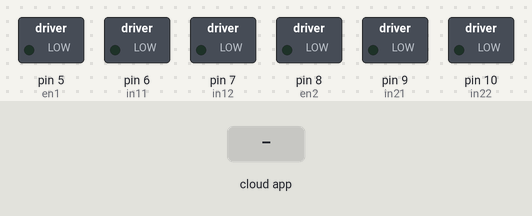
This sketch was run on a simulated Arduino Uno, built with avr-gcc and run on an emulated ATmega328P. Shown: switched loads named in the sketch (green lamp = pin HIGH). Inputs (shaded band) come from the test bench. The ROS host is connected and sends only what is stated.

Above: at 1.2 s.
1.3 s: the phone or cloud app sets fw to 0
At 2.3 s:
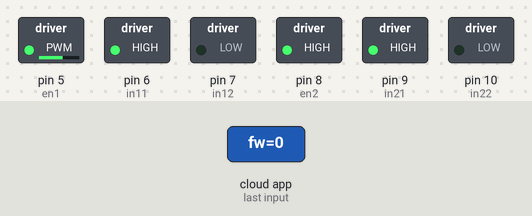
2.8 s: the phone or cloud app sets bw to 0
At 3.5 s:
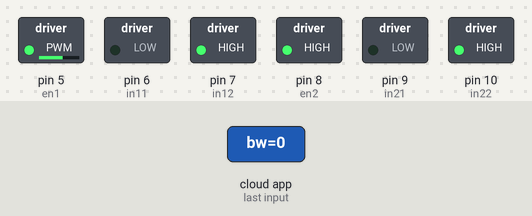
4.3 s: the phone or cloud app sets lw to 0
At 4.6 s:
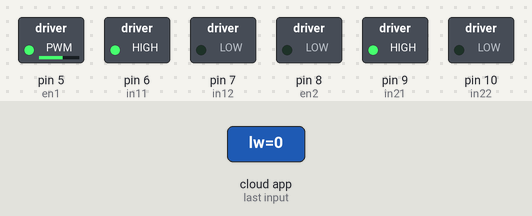
5.8 s: the phone or cloud app sets fw to 1
At 7.0 s:
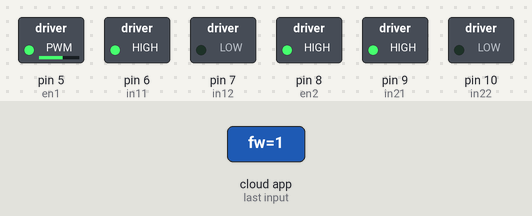
7.3 s: the phone or cloud app sets bw to 1
At 8.1 s:
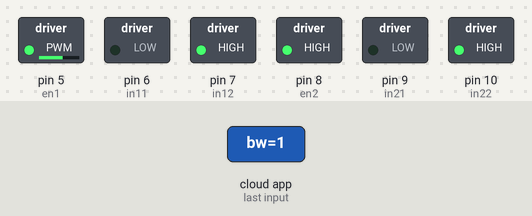
Timing chart, 0 to 9.8 s (numbered marks = the images above; inputs shaded):
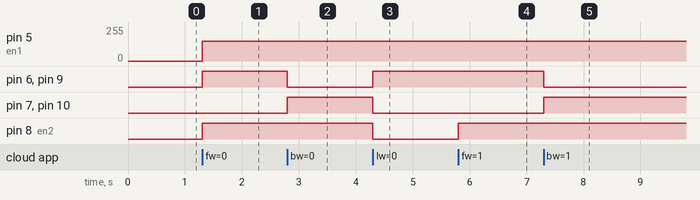

Measured:
- after the input at 1.3 s, pin 5 (en1): 0/255 → 150/255 at once; pin 6 (in11), pin 8 (en2), pin 9 (in21): LOW → HIGH at once
- after the input at 2.8 s, pin 6 (in11), pin 9 (in21): HIGH → LOW at once; pin 7 (in12), pin 10 (in22): LOW → HIGH at once
- after the input at 4.3 s, pin 6 (in11), pin 9 (in21): LOW → HIGH at once; pin 7 (in12), pin 8 (en2), pin 10 (in22): HIGH → LOW at once
- after the input at 5.8 s, pin 8 (en2): LOW → HIGH at once
- after the input at 7.3 s, pin 6 (in11), pin 9 (in21): HIGH → LOW at once; pin 7 (in12), pin 10 (in22): LOW → HIGH at once

The sketch:

ros_motor_fw_bw_lw.ino
```cpp
#include <ros.h>
#include <std_msgs/Empty.h>

const int en1 = 5;
const int in11 = 6;
const int in12 = 7;

const int en2 = 8;
const int in21 = 9;
const int in22 = 10;

ros::NodeHandle nh;
void backword(const std_msgs::Empty& toggle_msg)
{
  analogWrite(en1, 150);
  digitalWrite(in11,LOW);
  digitalWrite(in12,HIGH);

  analogWrite(en2, 150);
  digitalWrite(in21,LOW);
  digitalWrite(in22,HIGH);
  }
 void forword(const std_msgs::Empty& toggle_msg)
{
  analogWrite(en1, 150);
  digitalWrite(in11,HIGH);
  digitalWrite(in12,LOW);

  analogWrite(en2, 150);
  digitalWrite(in21,HIGH);
  digitalWrite(in22,LOW);
  }
 void left(const std_msgs::Empty& toggle_msg)
{
  analogWrite(en1, 150);
  digitalWrite(in11,HIGH);
  digitalWrite(in12,LOW);

  analogWrite(en2, 0);
  digitalWrite(in21,HIGH);
  digitalWrite(in22,LOW);
  }
ros::Subscriber<std_msgs::Empty> avant("bw", &backword);
ros::Subscriber<std_msgs::Empty> arriere("fw", &forword);
ros::Subscriber<std_msgs::Empty> sub("lw", &left);
void setup() {
  // put your setup code here, to run once:
  pinMode(en1, OUTPUT);
  pinMode(in11, OUTPUT);
  pinMode(in12, OUTPUT);

  pinMode(en2, OUTPUT);
  pinMode(in21, OUTPUT);
  pinMode(in22, OUTPUT);

  nh.initNode();
  nh.subscribe(arriere);
  nh.subscribe(avant);
  nh.subscribe(sub);
}

void loop(){
   nh.spinOnce();
   delay(1);
}
```
